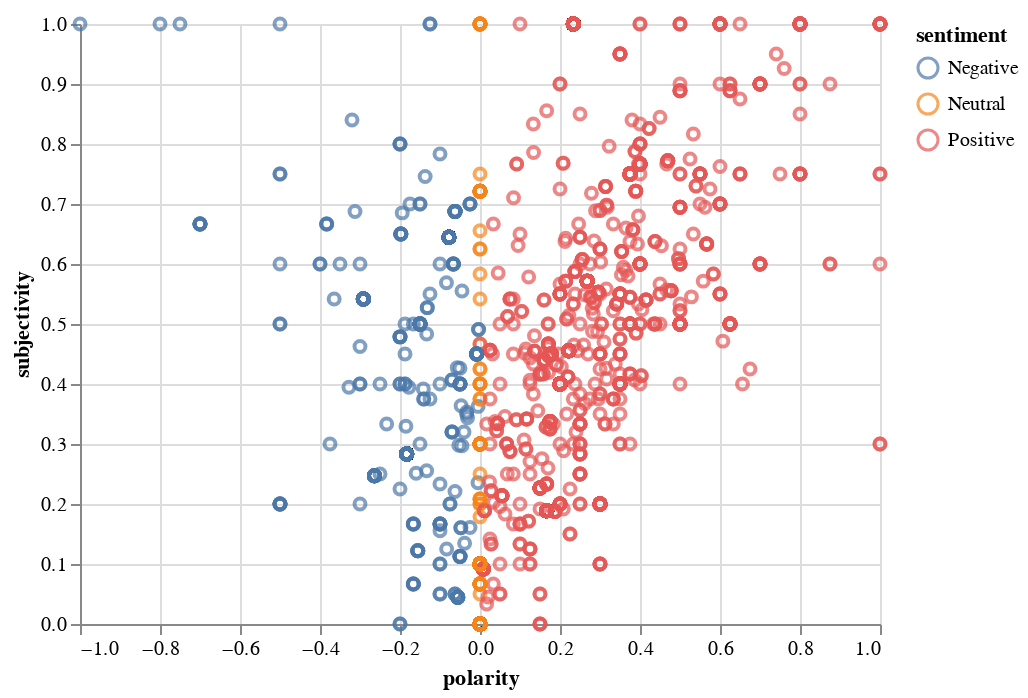

Notebook source saved alongside this figure:
### Code cell
import altair as alt
alt.Chart(df).mark_point().encode(
    x='polarity',
    y='subjectivity',
    color='sentiment',
)

### Figure 1 — Vega-Lite specification as saved in the notebook (floating-point values rounded to 4 significant figures; data arrays with more than 128 entries replaced by an {"elided": "..."} marker saying what was removed)
{"config": {"view": {"continuousWidth": 400, "continuousHeight": 300}}, "data": {"name": "data-9d96a595eda7103844bf7d67abb4844f"}, "mark": "point", "encoding": {"color": {"field": "sentiment", "type": "nominal"}, "x": {"field": "polarity", "type": "quantitative"}, "y": {"field": "subjectivity", "type": "quantitative"}}, "$schema": "https://vega.github.io/schema/vega-lite/v4.17.0.json", "datasets": {"data-9d96a595eda7103844bf7d67abb4844f": {"elided": "5000 records"}}}
